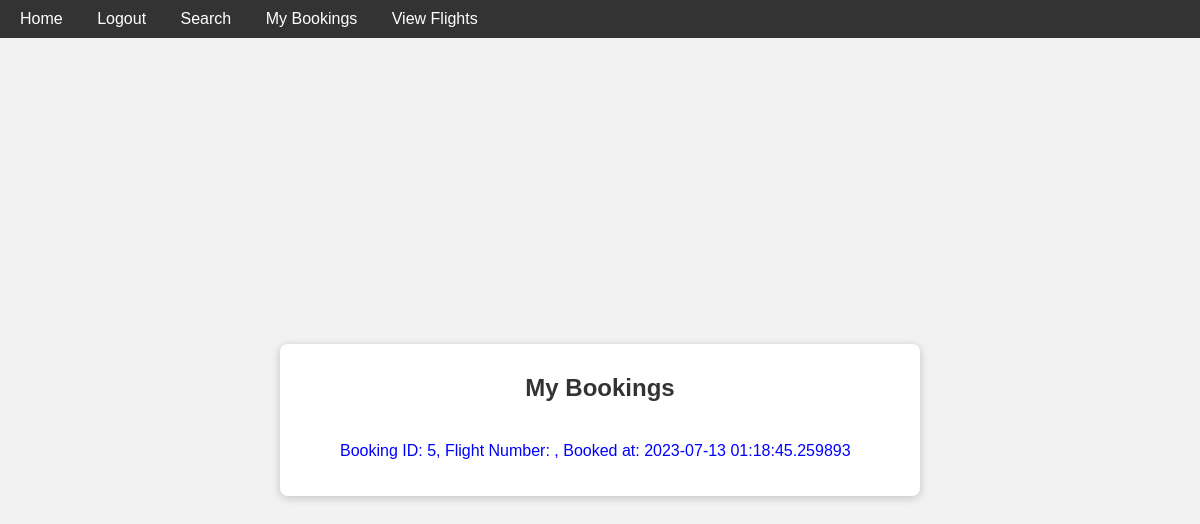
Page /my-bookings (signed in) on the earlier database version.
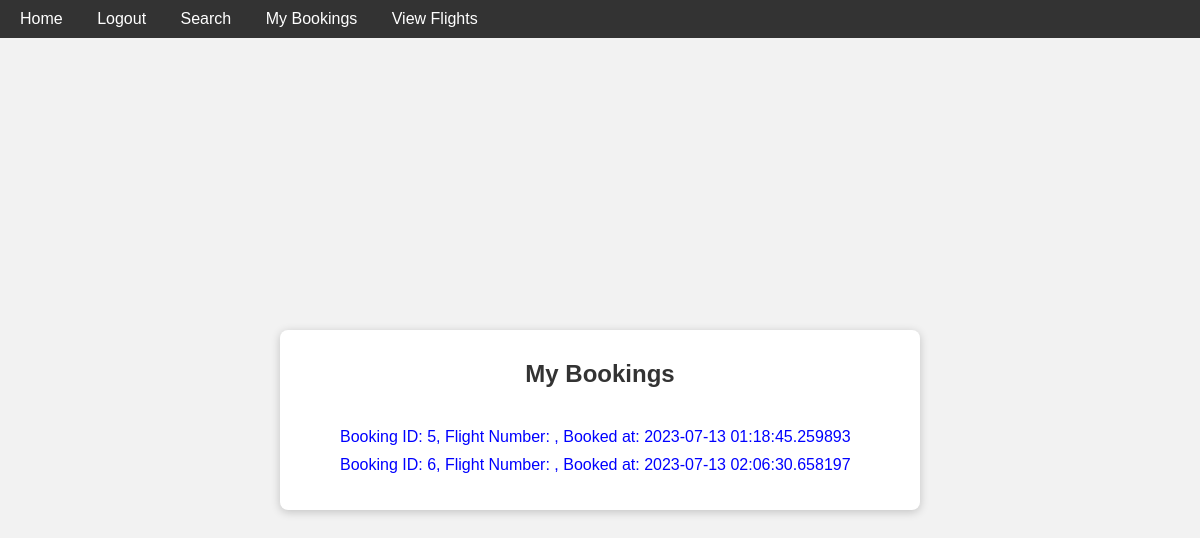
Same page on the later database version.
### main.py (models this page shows)
class Booking(db.Model):
    id = db.Column(db.Integer, primary_key=True)
    user_id = db.Column(db.Integer, db.ForeignKey('user.id'), nullable=False)
    flight_id = db.Column(db.Integer, db.ForeignKey('flight.id'), nullable=False)
    booked_at = db.Column(db.DateTime, nullable=False)

### main.py (the view)
@app.route('/my-bookings')
@login_required
def my_bookings():
    bookings = Booking.query.filter_by(user_id=current_user.id).all()
    return render_template('my_bookings.html', bookings=bookings)

### main.py (called while the page is built)
@login_manager.user_loader
def load_user(user_id):
    return User.query.get(int(user_id))

### templates/my_bookings.html (shortened to what this page needs)
{% extends 'layout.html' %}
{% block content %}
<div class="container">
    <h1>My Bookings</h1>
    <ul>
        {% for booking in bookings %}
            <li>
                Booking ID: {{ booking.id }},
                Flight Number: {{ booking.flight_number }},
                Booked at: {{ booking.booked_at }}
            </li>
        {% endfor %}
    </ul>
</div>
{% endblock %}

### templates/layout.html (shortened to what this page needs)
<!DOCTYPE html>
<html>
<head>
</head>
<body>
    <nav>
        <a href="{{ url_for('home') }}">Home</a>
        {% if current_user.is_authenticated %}
            <a href="{{ url_for('logout') }}">Logout</a>
            <a href="{{url_for('search_flights')}}">Search</a>
            <a href="{{url_for('my_bookings')}}">My Bookings</a>
            <a href="{{url_for('view_flights')}}">View Flights</a>
        {% else %}
            <a href="{{ url_for('login') }}">Login</a>
            <a href="{{ url_for('signup') }}">Register</a>
        {% endif %}
    </nav>
    <main>
        {% block content %}
        {% endblock content %}
    </main>
</body>
</html>

### templates/layout.html (style rules this page uses)
body { margin: 0; padding: 0; }
nav { position: fixed; top: 0; left: 0; width: 100%; background-color: #333; padding: 10px; z-index: 100; }
nav a { color: #fff; text-decoration: none; padding: 5px 10px; margin-right: 10px; }
main { margin-top: 40px; padding: 20px; }

### templates/my_bookings.html (style rules this page uses)
body { background-color: #f2f2f2; color: blue; font-family: Arial, sans-serif; margin: 0; padding: 0; display: flex; justify-content: center; align-items: center; height: 100vh; }
.container { width: 600px; background-color: #fff; padding: 20px; border-radius: 8px; box-shadow: 0px 2px 10px rgba(0, 0, 0, 0.2); text-align: center; }
h1 { font-size: 24px; color: #333; margin-top: 10px; margin-bottom: 40px; }
ul { list-style-type: none; padding: 10; margin: 10; text-align: left; }
li { margin-bottom: 10px; }

Differences in the rows shown:
added Booking: id "6", booked_at "2023-07-13 02:06:30.658197"
